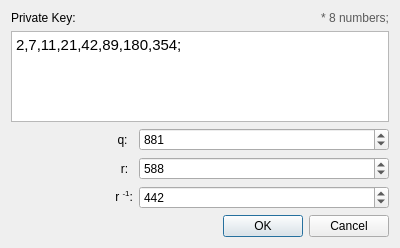
<?xml version="1.0" encoding="UTF-8"?>
<ui version="4.0">
 <class>KeyDialog</class>
 <widget class="QDialog" name="KeyDialog">
  <property name="geometry">
   <rect>
    <x>0</x>
    <y>0</y>
    <width>400</width>
    <height>248</height>
   </rect>
  </property>
  <property name="windowTitle">
   <string>Dialog</string>
  </property>
  <layout class="QGridLayout" name="gridLayout">
   <item row="7" column="1" colspan="2">
    <widget class="QDialogButtonBox" name="buttonBox">
     <property name="orientation">
      <enum>Qt::Horizontal</enum>
     </property>
     <property name="standardButtons">
      <set>QDialogButtonBox::Cancel|QDialogButtonBox::Ok</set>
     </property>
    </widget>
   </item>
   <item row="3" column="0">
    <widget class="QLabel" name="label_2">
     <property name="text">
      <string>                                q:</string>
     </property>
    </widget>
   </item>
   <item row="6" column="0">
    <widget class="QLabel" name="label_4">
     <property name="text">
      <string>&lt;html&gt;&lt;head/&gt;&lt;body&gt;&lt;p align=&quot;right&quot;&gt;r &lt;span style=&quot; vertical-align:super;&quot;&gt;-1&lt;/span&gt;:&lt;/p&gt;&lt;/body&gt;&lt;/html&gt;</string>
     </property>
    </widget>
   </item>
   <item row="5" column="0">
    <widget class="QLabel" name="label_3">
     <property name="text">
      <string>                                 r:</string>
     </property>
    </widget>
   </item>
   <item row="0" column="0">
    <widget class="QLabel" name="label">
     <property name="text">
      <string>Private Key:</string>
     </property>
    </widget>
   </item>
   <item row="1" column="0" colspan="3">
    <widget class="QTextEdit" name="private_key_textEdit">
     <property name="html">
      <string>&lt;!DOCTYPE HTML PUBLIC &quot;-//W3C//DTD HTML 4.0//EN&quot; &quot;http://www.w3.org/TR/REC-html40/strict.dtd&quot;&gt;
&lt;html&gt;&lt;head&gt;&lt;meta name=&quot;qrichtext&quot; content=&quot;1&quot; /&gt;&lt;style type=&quot;text/css&quot;&gt;
p, li { white-space: pre-wrap; }
&lt;/style&gt;&lt;/head&gt;&lt;body style=&quot; font-family:'Ubuntu'; font-size:11pt; font-weight:400; font-style:normal;&quot;&gt;
&lt;p style=&quot; margin-top:0px; margin-bottom:0px; margin-left:0px; margin-right:0px; -qt-block-indent:0; text-indent:0px;&quot;&gt;&lt;span style=&quot; color:#000000;&quot;&gt;2,7,11,21,42,89,180,354;&lt;/span&gt;&lt;/p&gt;
&lt;p style=&quot;-qt-paragraph-type:empty; margin-top:0px; margin-bottom:0px; margin-left:0px; margin-right:0px; -qt-block-indent:0; text-indent:0px; color:#000000;&quot;&gt;&lt;br /&gt;&lt;/p&gt;&lt;/body&gt;&lt;/html&gt;</string>
     </property>
    </widget>
   </item>
   <item row="0" column="2">
    <widget class="QLabel" name="label_5">
     <property name="text">
      <string>&lt;html&gt;&lt;head/&gt;&lt;body&gt;&lt;p align=&quot;right&quot;&gt;&lt;span style=&quot; color:#5a5a5a;&quot;&gt;* 8 numbers;&lt;/span&gt;&lt;/p&gt;&lt;/body&gt;&lt;/html&gt;</string>
     </property>
    </widget>
   </item>
   <item row="5" column="1" colspan="2">
    <widget class="QSpinBox" name="r_spinBox">
     <property name="maximum">
      <number>1000000</number>
     </property>
     <property name="value">
      <number>588</number>
     </property>
    </widget>
   </item>
   <item row="6" column="1" colspan="2">
    <widget class="QSpinBox" name="mult_rev_r_spinBox">
     <property name="maximum">
      <number>1000000</number>
     </property>
     <property name="value">
      <number>442</number>
     </property>
    </widget>
   </item>
   <item row="3" column="1" colspan="2">
    <widget class="QSpinBox" name="q_spinBox">
     <property name="maximum">
      <number>1000000</number>
     </property>
     <property name="value">
      <number>881</number>
     </property>
    </widget>
   </item>
  </layout>
 </widget>
 <resources/>
 <connections>
  <connection>
   <sender>buttonBox</sender>
   <signal>accepted()</signal>
   <receiver>KeyDialog</receiver>
   <slot>accept()</slot>
   <hints>
    <hint type="sourcelabel">
     <x>248</x>
     <y>254</y>
    </hint>
    <hint type="destinationlabel">
     <x>157</x>
     <y>274</y>
    </hint>
   </hints>
  </connection>
  <connection>
   <sender>buttonBox</sender>
   <signal>rejected()</signal>
   <receiver>KeyDialog</receiver>
   <slot>reject()</slot>
   <hints>
    <hint type="sourcelabel">
     <x>316</x>
     <y>260</y>
    </hint>
    <hint type="destinationlabel">
     <x>286</x>
     <y>274</y>
    </hint>
   </hints>
  </connection>
 </connections>
</ui>
